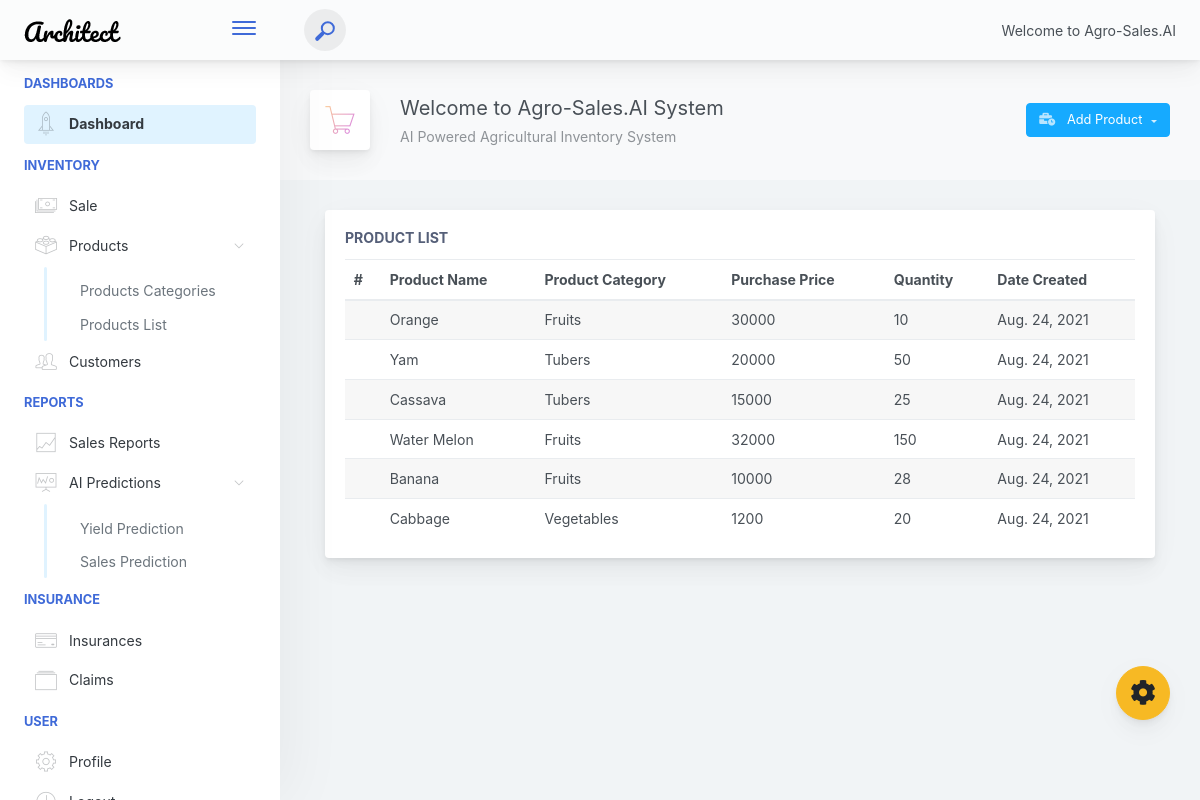
/product, run on the app's committed database.
### app/models.py (models this page shows, shortened)
class Product(models.Model):
    prod_name = models.CharField(max_length=50, null=True)
    prod_cat = models.ForeignKey(Category, db_column='cat_name', null=True, on_delete=models.SET_NULL)
    buying_price = models.IntegerField()
    prod_qty = models.IntegerField()
    date_created = models.DateField(auto_now_add=True)

class Category(models.Model):
    cat_name = models.CharField(max_length=50, null=True)
    date_created = models.DateField(auto_now_add=True)
    def __str__(self):
        return self.cat_name

### app/views.py (the view)
# urls.py: path('product', views.product, name='product'),
def product(request):
    products = Product.objects.all()
    pagination = Paginator(products, 10)
    page_num = request.GET.get('page')
    pag_obj = pagination.get_page(page_num)
    context = {'pag_obj':pag_obj, 'products': products}
    return render(request, 'product.html', context)

### app/templates/product.html
{% extends 'header.html' %}
{% block content %}
{% include 'sidebar.html' %}
<div class="app-main__outer">
    <div class="app-main__inner">
        <div class="app-page-title">
            <div class="page-title-wrapper">
                <div class="page-title-heading">
                    <div class="page-title-icon">
                        <i class="pe-7s-cart icon-gradient bg-mean-fruit">
                        </i>
                    </div>
                    <div>Welcome to Agro-Sales.AI System
                        <div class="page-title-subheading">AI Powered Agricultural Inventory System
                        </div>
                    </div>
                </div>
                <div class="page-title-actions">
                    <a href="{% url 'add_product' %}">
                        <button  type="button" aria-haspopup="true" aria-expanded="false"
                        class="btn-shadow dropdown-toggle btn btn-info">
                        <span class="btn-icon-wrapper pr-2 opacity-7">
                            <i class="fa fa-business-time fa-w-20"></i>
                        </span>
                        Add Product
                        </button>
                    </a>
                </div>
            </div>
        </div>
        <div class="col-lg-12">
            <div class="main-card mb-3 card">
                <div class="card-body">
                    <h5 class="card-title">Product List</h5>
                    <table style="width:100%;" class="mb-0 table table-striped">
                        <thead>
                            <tr>
                                <th>#</th>
                                <th>Product Name</th>
                                <th>Product Category</th>
                                <th>Purchase Price</th>
                                <th>Quantity</th>
                                <th>Date Created</th>
                            </tr>
                        </thead>
                        <tbody>
                            {% for p in products %}
                            <tr>
                                <th scope="row">{{c.id}}</th>
                                <td>{{p.prod_name}}</td>
                                <td>{{p.prod_cat}}</td>
                                <td>{{p.buying_price}}</td>
                                <td>{{p.prod_qty}}</td>
                                <td>{{p.date_created}}</td>
                            </tr>
                            {% endfor %}
                        </tbody>
                    </table>
                </div>
            </div>
        </div>
    </div>
</div>
{% endblock content %}

### data on the page
Product: prod_name "Orange", prod_cat "Fruits", buying_price "30000", prod_qty "10", date_created "Aug. 24, 2021"
Product: prod_name "Yam", prod_cat "Tubers", buying_price "20000", prod_qty "50", date_created "Aug. 24, 2021"
Product: prod_name "Cassava", prod_cat "Tubers", buying_price "15000", prod_qty "25", date_created "Aug. 24, 2021"
Product: prod_name "Water Melon", prod_cat "Fruits", buying_price "32000", prod_qty "150", date_created "Aug. 24, 2021"
Product: prod_name "Banana", prod_cat "Fruits", buying_price "10000", prod_qty "28", date_created "Aug. 24, 2021"
Product: prod_name "Cabbage", prod_cat "Vegetables", buying_price "1200", prod_qty "20", date_created "Aug. 24, 2021"
